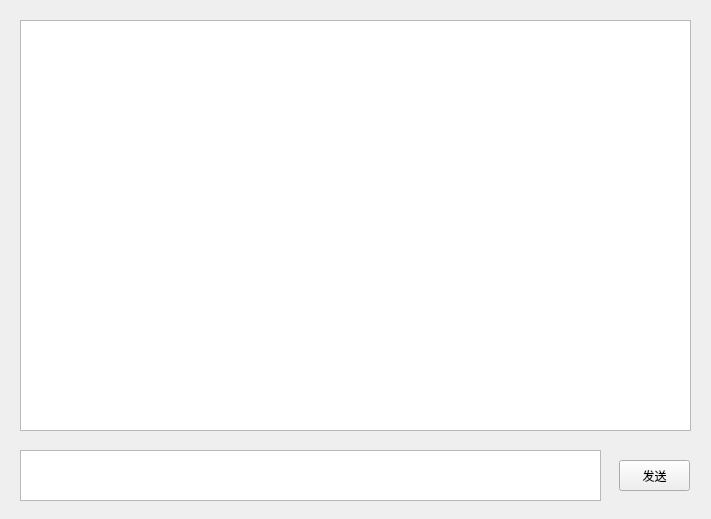
<?xml version="1.0" encoding="UTF-8"?>
<ui version="4.0">
 <class>Chat_window</class>
 <widget class="QWidget" name="Chat_window">
  <property name="geometry">
   <rect>
    <x>0</x>
    <y>0</y>
    <width>711</width>
    <height>519</height>
   </rect>
  </property>
  <property name="windowTitle">
   <string>chat</string>
  </property>
  <widget class="QPushButton" name="pushButton">
   <property name="geometry">
    <rect>
     <x>619</x>
     <y>460</y>
     <width>71</width>
     <height>31</height>
    </rect>
   </property>
   <property name="text">
    <string>发送</string>
   </property>
  </widget>
  <widget class="QTextEdit" name="textEdit">
   <property name="geometry">
    <rect>
     <x>20</x>
     <y>450</y>
     <width>581</width>
     <height>51</height>
    </rect>
   </property>
  </widget>
  <widget class="QTextBrowser" name="textBrowser">
   <property name="geometry">
    <rect>
     <x>20</x>
     <y>20</y>
     <width>671</width>
     <height>411</height>
    </rect>
   </property>
  </widget>
 </widget>
 <resources/>
 <connections/>
</ui>
